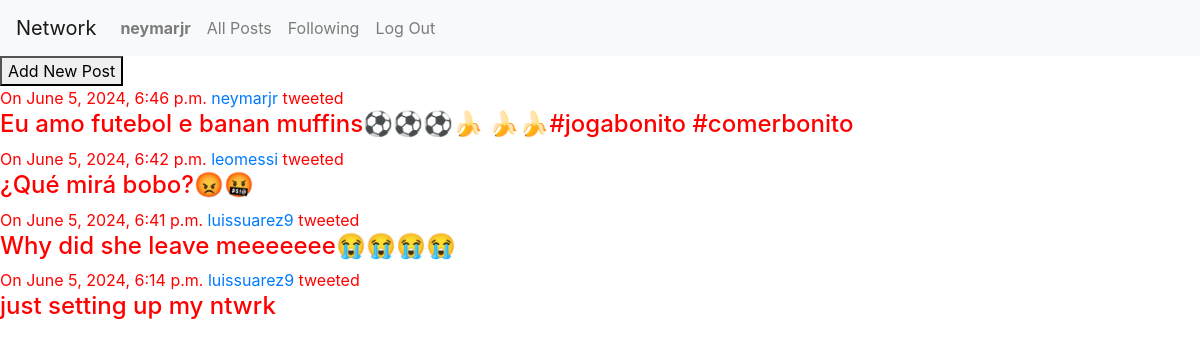
/ (signed in), run on the app's committed database.
### network/models.py (models this page shows, shortened)
class User(AbstractUser):
    birthdate = models.DateField(null=True, blank=True)
    portrait = models.URLField(null=True, blank=True)
    bio = models.TextField(max_length=600, null=True, blank=True)
    follows = models.ManyToManyField("self", symmetrical=False, related_name="followers", blank=True)

class Post(models.Model):
    author = models.ForeignKey(User, on_delete=models.CASCADE)
    title = models.CharField(max_length=60)
    content = models.TextField()
    likes =  models.ManyToManyField(User, related_name="liked_posts", blank=True)
    created_at = models.DateTimeField(auto_now_add=True)

### network/views.py (the view)
# urls.py: path("", views.index, name="index"),
def index(request):
    posts = Post.objects.all().order_by("-created_at")
    return render(request, "network/index.html", {
        'posts': posts
    })

### network/templates/network/index.html
{% extends "network/layout.html" %}
{% block body %}
    <div>
        <form action="{% url 'new' %}" method="GET">
            <button>Add New Post</button>
        </form>
        {% for post in posts%}
        <div>
            <div>
                On {{ post.created_at }} <a href="{% url 'profile' username=post.author %}">{{ post.author }}</a> tweeted
            </div>
            <div>
                <h4>{{ post.content }}</h4>
            </div>
        </div>
        {% endfor %}
    </div>
{% endblock %}

### network/templates/network/layout.html (shortened to what this page needs)
{% load static %}
<!DOCTYPE html>
<html lang="en">
    <head>
        <link rel="stylesheet" href="https://stackpath.bootstrapcdn.com/bootstrap/4.4.1/css/bootstrap.min.css">
        <link href="{% static 'network/styles.css' %}" rel="stylesheet">
    </head>
    <body>
        <nav class="navbar navbar-expand-lg navbar-light bg-light">
            <a class="navbar-brand" href="#">Network</a>
            <div>
              <ul class="navbar-nav mr-auto">
                {% if user.is_authenticated %}
                    <li class="nav-item">
                        <a class="nav-link" href="{% url 'profile' username=user.username %}"><strong>{{ user.username }}</strong></a>
                    </li>
                {% endif %}
                <li class="nav-item">
                  <a class="nav-link" href="{% url 'index' %}">All Posts</a>
                </li>
                {% if user.is_authenticated %}
                    <li class="nav-item">
                        <a class="nav-link" href="{% url 'following' %}">Following</a>
                    </li>
                    <li class="nav-item">
                        <a class="nav-link" href="{% url 'logout' %}">Log Out</a>
                    </li>
                {% endif %}
              </ul>
            </div>
          </nav>
        <div class="body">
            {% block body %}
            {% endblock %}
        </div>
    </body>
</html>

### network/static/network/styles.css (style rules this page uses)
body { color: red; }

### data on the page
User: username "neymarjr"
Post: created_at "June 5, 2024, 6:46 p.m.", author "neymarjr", content "Eu amo futebol e banan muffins⚽️⚽️⚽️🍌 🍌🍌#jogabonito #comerbonito"
Post: created_at "June 5, 2024, 6:42 p.m.", author "leomessi", content "¿Qué mirá bobo?😡🤬"
Post: created_at "June 5, 2024, 6:41 p.m.", author "luissuarez9", content "Why did she leave meeeeeee😭😭😭😭"
Post: created_at "June 5, 2024, 6:14 p.m.", author "luissuarez9", content "just setting up my ntwrk"
